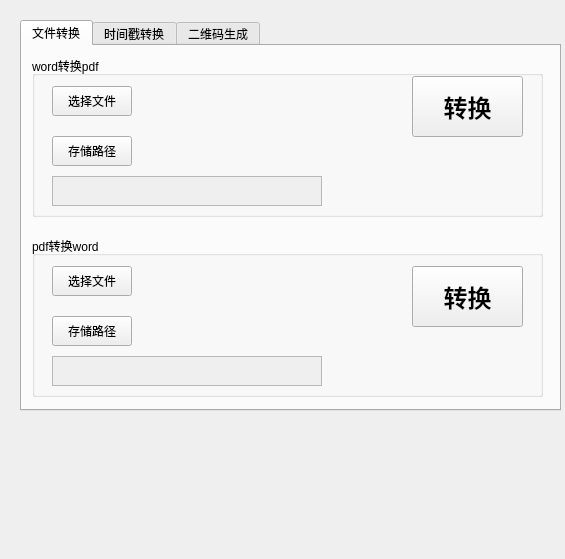
<?xml version="1.0" encoding="UTF-8"?>
<ui version="4.0">
 <class>Form</class>
 <widget class="QWidget" name="Form">
  <property name="geometry">
   <rect>
    <x>0</x>
    <y>0</y>
    <width>565</width>
    <height>559</height>
   </rect>
  </property>
  <property name="windowTitle">
   <string>Form</string>
  </property>
  <widget class="QTabWidget" name="tabWidget">
   <property name="geometry">
    <rect>
     <x>20</x>
     <y>20</y>
     <width>541</width>
     <height>391</height>
    </rect>
   </property>
   <property name="currentIndex">
    <number>0</number>
   </property>
   <widget class="QWidget" name="tab">
    <attribute name="title">
     <string>文件转换</string>
    </attribute>
    <widget class="QGroupBox" name="word_to_pdf">
     <property name="geometry">
      <rect>
       <x>10</x>
       <y>10</y>
       <width>511</width>
       <height>161</height>
      </rect>
     </property>
     <property name="title">
      <string>word转换pdf</string>
     </property>
     <widget class="QLabel" name="word_file_name">
      <property name="geometry">
       <rect>
        <x>110</x>
        <y>30</y>
        <width>200</width>
        <height>30</height>
       </rect>
      </property>
      <property name="text">
       <string/>
      </property>
     </widget>
     <widget class="QTextBrowser" name="pdf_save_path_text">
      <property name="enabled">
       <bool>false</bool>
      </property>
      <property name="geometry">
       <rect>
        <x>20</x>
        <y>120</y>
        <width>270</width>
        <height>30</height>
       </rect>
      </property>
     </widget>
     <widget class="QToolButton" name="pdf_save_path">
      <property name="geometry">
       <rect>
        <x>20</x>
        <y>80</y>
        <width>80</width>
        <height>30</height>
       </rect>
      </property>
      <property name="text">
       <string>存储路径</string>
      </property>
     </widget>
     <widget class="QToolButton" name="word_to_pdf_Button">
      <property name="geometry">
       <rect>
        <x>380</x>
        <y>20</y>
        <width>111</width>
        <height>61</height>
       </rect>
      </property>
      <property name="font">
       <font>
        <pointsize>18</pointsize>
        <weight>75</weight>
        <bold>true</bold>
       </font>
      </property>
      <property name="text">
       <string>转换</string>
      </property>
     </widget>
     <widget class="QPushButton" name="word_file">
      <property name="geometry">
       <rect>
        <x>20</x>
        <y>30</y>
        <width>80</width>
        <height>30</height>
       </rect>
      </property>
      <property name="text">
       <string>选择文件</string>
      </property>
     </widget>
    </widget>
    <widget class="QGroupBox" name="pdf_to_word">
     <property name="geometry">
      <rect>
       <x>10</x>
       <y>190</y>
       <width>511</width>
       <height>161</height>
      </rect>
     </property>
     <property name="title">
      <string>pdf转换word</string>
     </property>
     <widget class="QToolButton" name="pdf_file">
      <property name="geometry">
       <rect>
        <x>20</x>
        <y>30</y>
        <width>80</width>
        <height>30</height>
       </rect>
      </property>
      <property name="text">
       <string>选择文件</string>
      </property>
     </widget>
     <widget class="QToolButton" name="word_save_path">
      <property name="geometry">
       <rect>
        <x>20</x>
        <y>80</y>
        <width>80</width>
        <height>30</height>
       </rect>
      </property>
      <property name="text">
       <string>存储路径</string>
      </property>
     </widget>
     <widget class="QTextBrowser" name="word_save_path_text">
      <property name="enabled">
       <bool>false</bool>
      </property>
      <property name="geometry">
       <rect>
        <x>20</x>
        <y>120</y>
        <width>270</width>
        <height>30</height>
       </rect>
      </property>
     </widget>
     <widget class="QLabel" name="pdf_file_name">
      <property name="geometry">
       <rect>
        <x>120</x>
        <y>30</y>
        <width>150</width>
        <height>30</height>
       </rect>
      </property>
      <property name="text">
       <string/>
      </property>
     </widget>
     <widget class="QToolButton" name="pdf_to_word_Button">
      <property name="geometry">
       <rect>
        <x>380</x>
        <y>30</y>
        <width>111</width>
        <height>61</height>
       </rect>
      </property>
      <property name="font">
       <font>
        <pointsize>18</pointsize>
        <weight>75</weight>
        <bold>true</bold>
       </font>
      </property>
      <property name="text">
       <string>转换</string>
      </property>
     </widget>
    </widget>
   </widget>
   <widget class="QWidget" name="tab_3">
    <attribute name="title">
     <string>时间戳转换</string>
    </attribute>
   </widget>
   <widget class="QWidget" name="tab_2">
    <attribute name="title">
     <string>二维码生成</string>
    </attribute>
   </widget>
  </widget>
 </widget>
 <resources/>
 <connections>
  <connection>
   <sender>word_file</sender>
   <signal>pressed()</signal>
   <receiver>word_file_name</receiver>
   <slot>update()</slot>
   <hints>
    <hint type="sourcelabel">
     <x>91</x>
     <y>98</y>
    </hint>
    <hint type="destinationlabel">
     <x>216</x>
     <y>98</y>
    </hint>
   </hints>
  </connection>
 </connections>
</ui>
